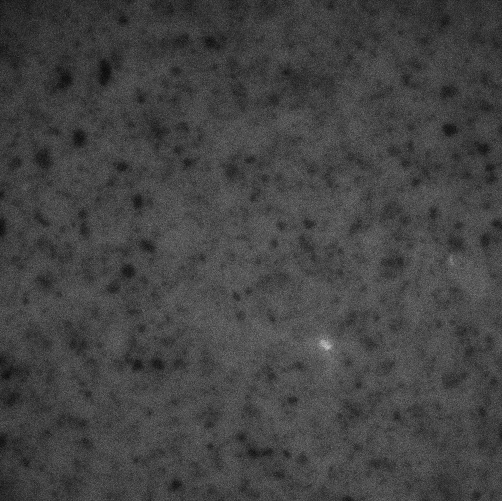
#> input picture UVData/ba_e1105qt5_500ms.tif, 1004 x 1002 px (shown at 1/2 size)
$ python -i background_rm.py   (imports and definitions only)
#> lines starting #> are read from the running program, lines starting #| are printed output that depends on the picture; after the words box and inside, x2 and y2 are one past the last pixel; in counts of white or black regions, pixels touching at a corner belong together
#> further down, picture is the input picture: shape (1002, 1004, 3); min 0, max 31, mean 8.2
#> in backgroundMask, `finite=np.isfinite(im)`: finite: shape (1002, 1004, 3) bool; every value is 1
# -*- coding: utf-8 -*-
"""
Created on Tue Jun  7 16:13:14 2016

@author: quentinpeter

This scripts automates the background removal

Copyright (C) 2016  Quentin Peter

This program is free software: you can redistribute it and/or modify
it under the terms of the GNU General Public License as published by
the Free Software Foundation, either version 3 of the License, or
(at your option) any later version.

This program is distributed in the hope that it will be useful,
but WITHOUT ANY WARRANTY; without even the implied warranty of
MERCHANTABILITY or FITNESS FOR A PARTICULAR PURPOSE.  See the
GNU General Public License for more details.

You should have received a copy of the GNU General Public License
along with this program.  If not, see <http://www.gnu.org/licenses/>.
"""
import image_registration.image as ir
import image_registration.channel as cr
import numpy as np
import cv2
from scipy.special import erfinv
import warnings
# [2 lines not run here, left out]
import scipy
import scipy.ndimage.measurements as msr
sobel = scipy.ndimage.filters.sobel

# [170 lines left out: functions remove_curve_background, same_size, not called in this run]


def backgroundTreshold(im, nstd=3):
    """get a threshold to remove background

    Parameters
    ----------
    im: 2d array
        The image

    Returns
    -------
    threshold: number
        the threshold

    """
#> called with nstd = 3
    #take mode

    immin=np.nanmin(im)
#> immin = 0
    immax=np.nanmax(im)
#> immax = 31
    hist,*_= np.histogram(im[np.isfinite(im)],1000,[immin,immax])
#> hist = 1000 values, max 507525 at index 258, min 0 at index 1, mean 3018
    m=hist[1:-1].argmax()+1#don't want saturated values
#> m = 258
    hm=m
#> hm = 258
    m=m*(immax-immin)/1000+immin
#> m = 8
    #if hist 0 is saturated, use erfinv
    if hist[0]>0.5*hist.max():
        std=(-m)/np.sqrt(2)/erfinv(hist[0]/hist[:hm].sum()-1)
    else:
        #std everithing below mean
        std=np.sqrt(((m-im[im<m])**2).mean())
#> std = 2.41
    #3 std should be good
    return m+nstd*std

def getCircle(r):
    """Return round kernel for morphological operations

    Parameters
    ----------
    r: uint
        The radius

    Returns
    -------
    ker: 2d array
        the kernel
    """
    return cv2.getStructuringElement(cv2.MORPH_ELLIPSE,(2*r+1,2*r+1))

def backgroundMask(im, r=2, blur=False, nstd=3):
    """Tries to extract the background of the image

    Parameters
    ----------
    im: 2d array
        The image
    r: uint
        The radius used to fill the gaps

    Returns
    -------
    valid: 2d array
        the valid mask

    """
    finite=np.isfinite(im)
    if blur:
        im=cv2.GaussianBlur(im,(2*r+1,2*r+1),0)
    valid=im<backgroundTreshold(im,nstd)
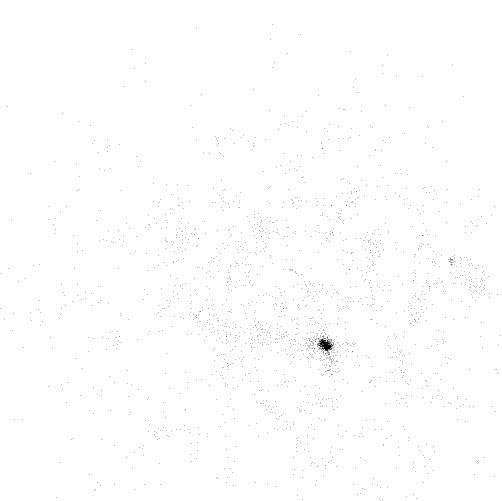
#> valid: shape (1002, 1004, 3) bool (shown at 1/2 size); 99.7% white; black in thin lines or dots
    valid=np.asarray(valid,dtype="uint8")

    #remove dots in proteins (3px dots)
    valid=cv2.erode(valid,getCircle(r))
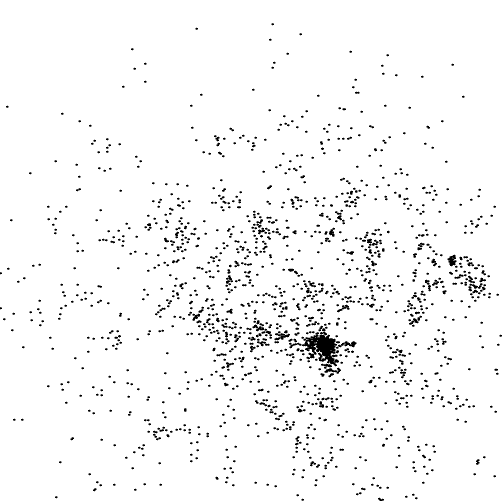
#> valid: shape (1002, 1004, 3) (shown at 1/2 size); values 0 (black) and 1 (white), 96.6% white; 1336 black regions (1024 under 20 px), largest, box (x1, y1, x2, y2) and area: (604, 653, 678, 733) 2646, (895, 509, 913, 533) 258, (676, 682, 713, 695) 230
    #remove dots in background (2 px dots)
    valid=cv2.dilate(valid,getCircle(r+r//2))
#> valid: shape (1002, 1004, 3); values 0 (black) and 1 (white), 99.9% white; 15 black regions (11 under 20 px), largest, box (x1, y1, x2, y2) and area: (635, 673, 668, 711) 777, (653, 714, 666, 726) 45, (901, 518, 907, 529) 35, (622, 684, 628, 690) 21
    #widen proteins (10 px around proteins)
    valid=cv2.erode(valid,getCircle(r))
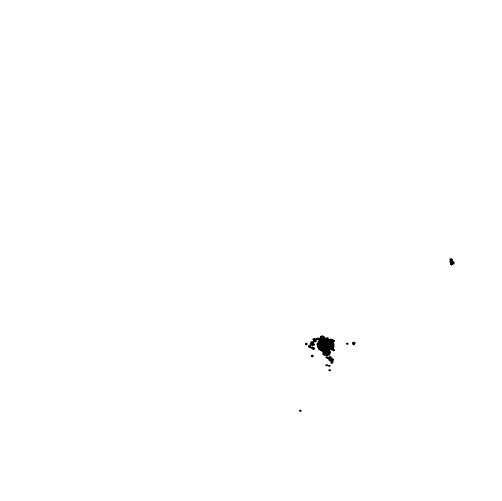
#> valid: shape (1002, 1004, 3) (shown at 1/2 size); values 0 (black) and 1 (white), 99.8% white; 9 black regions (3 under 20 px), largest, box (x1, y1, x2, y2) and area: (616, 671, 670, 728) 1402, (899, 516, 909, 531) 104, (704, 683, 711, 691) 38, (651, 728, 661, 734) 34, (610, 685, 615, 691) 22, (622, 709, 627, 715) 22

    #If invalid values in im, get rid of them
    valid=np.logical_and(valid,finite)

    return valid

# [94 lines left out: functions signalMask, polyfit2d, not called in this run]

def getidx(y,x, deg=2):
    """function to order powers in psize"""
    return ((2*(deg+1)+1)*y-y**2)//2+x

#@profile
# [184 lines left out: functions polyfit2dcoeff, getPeaks, not called in this run]

>>> import cv2
>>> picture = cv2.imread('UVData/ba_e1105qt5_500ms.tif')
>>> result = backgroundMask(picture)
